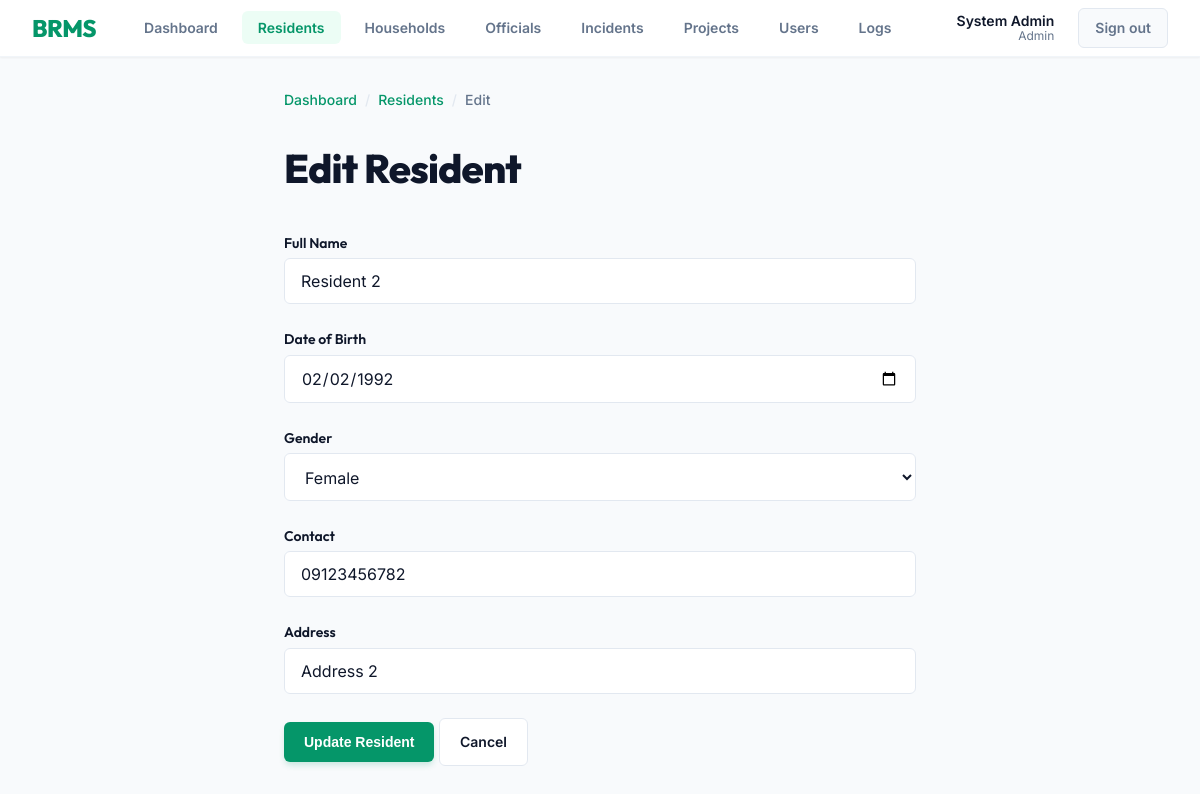
The app's page /residents/edit.php?id=2 (signed in) with its own data.
### tables this page shows
CREATE TABLE `tbl_residents` (
  `resident_id` int(11) NOT NULL,
  `resident_name` varchar(100) DEFAULT NULL,
  `date_of_birth` date DEFAULT NULL,
  `gender` varchar(20) DEFAULT NULL,
  `contact_information` varchar(100) DEFAULT NULL,
  `address` varchar(255) DEFAULT NULL,
  `user_id` int(11) DEFAULT NULL
);

### residents/edit.php (the view, shortened to what this page needs)
<?php
include '../db.php';
$id = $_GET['id'];
$query = "SELECT * FROM tbl_residents WHERE resident_id = $id";
$result = mysqli_query($conn, $query);
$resident = mysqli_fetch_assoc($result);
?>
<!DOCTYPE html>
<html lang="en">
<head>
    <link rel="stylesheet" href="../style.css">
</head>
<body>
    <?php include '../navbar.php'; ?>
    <div class="page-shell page-shell--narrow page-content">
        <div class="breadcrumb-bar">
            <a href="../index.php">Dashboard</a>
            <span class="sep">/</span>
            <a href="index.php">Residents</a>
            <span class="sep">/</span>
            <span>Edit</span>
        </div>
        <div class="page-header">
            <h1>Edit Resident</h1>
        </div>
        <form method="POST" id="edit-resident-form">
            <div class="form-group">
                <label class="form-label" for="resident_name">Full Name</label>
                <input type="text" id="resident_name" name="resident_name" class="form-control" style="width:100%" value="<?php echo $resident['resident_name']; ?>" required>
            </div>
            <div class="form-group">
                <label class="form-label" for="date_of_birth">Date of Birth</label>
                <input type="date" id="date_of_birth" name="date_of_birth" class="form-control" style="width:100%" value="<?php echo $resident['date_of_birth']; ?>" required>
            </div>
            <div class="form-group">
                <label class="form-label" for="gender">Gender</label>
                <select id="gender" name="gender" class="form-select" style="width:100%" required>
                    <option value="Female" <?php if($resident['gender']=='Female') echo 'selected'; ?>>Female</option>
                </select>
            </div>
            <div class="form-group">
                <label class="form-label" for="contact_information">Contact</label>
                <input type="text" id="contact_information" name="contact_information" class="form-control" style="width:100%" value="<?php echo $resident['contact_information']; ?>" required>
            </div>
            <div class="form-group">
                <label class="form-label" for="address">Address</label>
                <input type="text" id="address" name="address" class="form-control" style="width:100%" value="<?php echo $resident['address']; ?>" required>
            </div>
            <div class="form-actions">
                <button type="submit" class="btn-accent" id="update-resident-btn">Update Resident</button>
                <a href="index.php" class="btn-secondary">Cancel</a>
            </div>
        </form>
    </div>
</body>
</html>

### style.css (style rules this page uses)
:root { --color-primary: #059669; --color-primary-hover:#047857; --color-primary-light:#ecfdf5; --color-accent: #f59e0b; --color-accent-hover: #d97706; --color-accent-light: #fffbeb; --color-surface: #f8fafc; --color-surface-alt: #ffffff; --color-text: #0f172a; --color-text-muted: #64748b; --color-border: #e2e8f0; --color-border-light: #f1f5f9; --color-danger: #ef4444; --color-danger-soft: #fef2f2; --color-warning: #eab308; --color-warning-soft: #fefce8; --color-success: #10b981; --color-success-soft: #ecfdf5; --color-info: #3b82f6; --color-info-soft: #eff6ff; --space-xs: 0.25rem; --space-sm: 0.5rem; --space-md: 1rem; --space-lg: 1.5rem; --space-xl: 2rem; --space-2xl: 3rem; --space-3xl: 4rem; --font-heading: 'Outfit', system-ui, sans-serif; --font-body: 'Inter', system-ui, sans-serif; --text-xs: 0.75rem; --text-sm: 0.875rem; --text-base: 1rem; --text-md: 1.125rem; --text-lg: 1.5rem; --text-xl: 2rem; --text-2xl: 2.5rem; --radius-sm: 6px; --radius-md: 12px; --radius-lg: 16px; --radius-xl: 24px; --shadow-sm: 0 1px 2px 0 rgb(0 0 0 / 0.05); --shadow-md: 0 4px 6px -1px rgb(0 0 0 / 0.1), 0 2px 4px -2px rgb(0 0 0 / 0.1); --shadow-lg: 0 10px 15px -3px rgb(0 0 0 / 0.1), 0 4px 6px -4px rgb(0 0 0 / 0.1); --ease-out: cubic-bezier(0.16, 1, 0.3, 1); --duration: 200ms; }
*, *::before, *::after { box-sizing: border-box; }
body { font-family: var(--font-body); font-size: var(--text-base); color: var(--color-text); background-color: var(--color-surface); line-height: 1.6; -webkit-font-smoothing: antialiased; margin: 0; padding: 0; }
h1, h2, h3, h4, h5, h6 { font-family: var(--font-heading); color: var(--color-text); margin-top: 0; }
.page-shell { max-width: 1200px; margin: 0 auto; padding: var(--space-xl) var(--space-lg); }
.page-shell--narrow { max-width: 680px; }
.page-header { display: flex; align-items: center; justify-content: space-between; margin-bottom: var(--space-xl); gap: var(--space-md); }
.page-header h1 { font-size: var(--text-2xl); font-weight: 800; margin: 0; letter-spacing: -0.02em; color: var(--color-text); }
.btn-accent { display: inline-flex; align-items: center; gap: var(--space-xs); background-color: var(--color-primary); color: white; border: none; padding: 0.75rem 1.25rem; border-radius: var(--radius-sm); font-size: var(--text-sm); font-weight: 600; cursor: pointer; text-decoration: none; transition: all var(--duration) var(--ease-out); box-shadow: 0 4px 6px -1px rgb(5 150 105 / 0.2); }
.btn-secondary { display: inline-flex; align-items: center; gap: var(--space-xs); background-color: var(--color-surface-alt); color: var(--color-text); border: 1px solid var(--color-border); padding: 0.75rem 1.25rem; border-radius: var(--radius-sm); font-size: var(--text-sm); font-weight: 600; cursor: pointer; text-decoration: none; transition: all var(--duration) var(--ease-out); }
.form-group { margin-bottom: var(--space-lg); }
.form-label { display: block; font-family: var(--font-heading); font-weight: 600; font-size: var(--text-sm); color: var(--color-text); margin-bottom: var(--space-xs); }
.form-control, .form-select { width: 100%; font-family: var(--font-body); font-size: var(--text-base); padding: 0.75rem 1rem; border: 1px solid var(--color-border); border-radius: var(--radius-sm); background-color: var(--color-surface-alt); color: var(--color-text); transition: all var(--duration) var(--ease-out); }
.breadcrumb-bar { display: flex; align-items: center; gap: var(--space-sm); font-size: var(--text-sm); font-weight: 500; color: var(--color-text-muted); margin-bottom: var(--space-lg); }
.breadcrumb-bar a { color: var(--color-primary); text-decoration: none; }
.breadcrumb-bar .sep { color: var(--color-border); }
.page-content { animation: fadeSlideUp 400ms var(--ease-out) both; }

### records on screen
tbl_residents: resident_name "Resident 2", date_of_birth "02/02/1992", gender "Female", contact_information "09123456782", address "Address 2"

### other values on screen
$_SESSION['full_name'] "System Admin"
$_SESSION['role'] "Admin"
